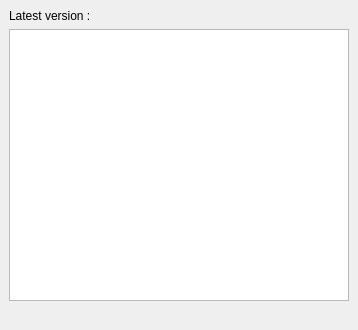
<?xml version="1.0" encoding="UTF-8"?>
<ui version="4.0">
 <class>GithubUpdate</class>
 <widget class="QMainWindow" name="GithubUpdate">
  <property name="geometry">
   <rect>
    <x>0</x>
    <y>0</y>
    <width>358</width>
    <height>330</height>
   </rect>
  </property>
  <property name="windowTitle">
   <string>GitHub Update</string>
  </property>
  <widget class="QWidget" name="centralwidget">
   <layout class="QGridLayout" name="gridLayout">
    <item row="0" column="0">
     <widget class="QLabel" name="label">
      <property name="text">
       <string>Latest version :</string>
      </property>
     </widget>
    </item>
    <item row="0" column="1">
     <widget class="QLabel" name="L_VERSION">
      <property name="text">
       <string/>
      </property>
     </widget>
    </item>
    <item row="1" column="0" colspan="2">
     <widget class="QTextBrowser" name="LE_NOTE"/>
    </item>
    <item row="2" column="0" colspan="2">
     <widget class="QLabel" name="L_LINKRELEASE">
      <property name="text">
       <string/>
      </property>
      <property name="textFormat">
       <enum>Qt::RichText</enum>
      </property>
      <property name="openExternalLinks">
       <bool>true</bool>
      </property>
      <property name="textInteractionFlags">
       <set>Qt::TextBrowserInteraction</set>
      </property>
     </widget>
    </item>
   </layout>
  </widget>
 </widget>
 <resources/>
 <connections/>
</ui>
